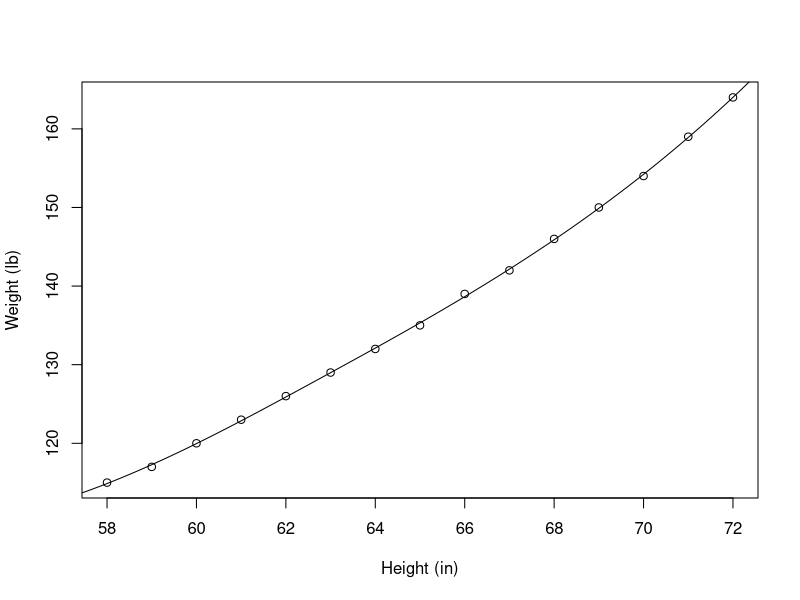

Recreate this plot in R. (Note: this script raises an error after producing the figure.)
## ---- chunk 1
library(conflicted) 
library(tidyverse)
library(splines)
library(effects)
#library(help = "splines")
conflict_prefer("filter", "dplyr")
conflict_prefer("lag", "dplyr")
## ---- chunk 2
# Using bs {splines}
view(women)
bs(women$height, df = 5)
summary(fm1 <- lm(weight ~ bs(height, df = 5), data = women))

## example of safe prediction
plot(women, xlab = "Height (in)", ylab = "Weight (lb)")
#57 is min-1 and 73 is max + 1
ht <- seq(57, 73, length.out = 200)
lines(ht, predict(fm1, data.frame(height = ht)))
## ---- chunk 3
# simulate some data - We generate 400 x values and 400 y values
set.seed(1)
n <- 400
x <- 0:(n-1)/(n-1)
f <- 0.2*x^11*(10*(1-x))^6+10*(10*x)^3*(1-x)^10
y <- f + rnorm(n, 0, sd = 2)
allData <- cbind(x, y)
#class(allData)
#oma <- as_tibble(allData, rownames = 'variable') %>%
#     unnest(-variable)
#class(oma)
#str(oma)
## ---- chunk 4

## ---- chunk 5
pdat <- data.frame(x = seq(min(x), max(x), length = 100))
#view(pdat)
## predict for new `x`
pdat <- transform(pdat, yhat = predict(mod, newdata = pdat))
view(pdat)
## now plot
ylim <- range(pdat$y, y)
plot(y ~ x)
lines(yhat ~ x, data = pdat, lwd = 2, col = "red")
## ---- chunk 6
mod <- lm(y ~ bs(x, knots = seq(0.1, 0.9, by = 0.1)))
summary(mod)
## ---- chunk 7
anova(mod)
## ---- chunk 8
plot(allEffects(mod))
